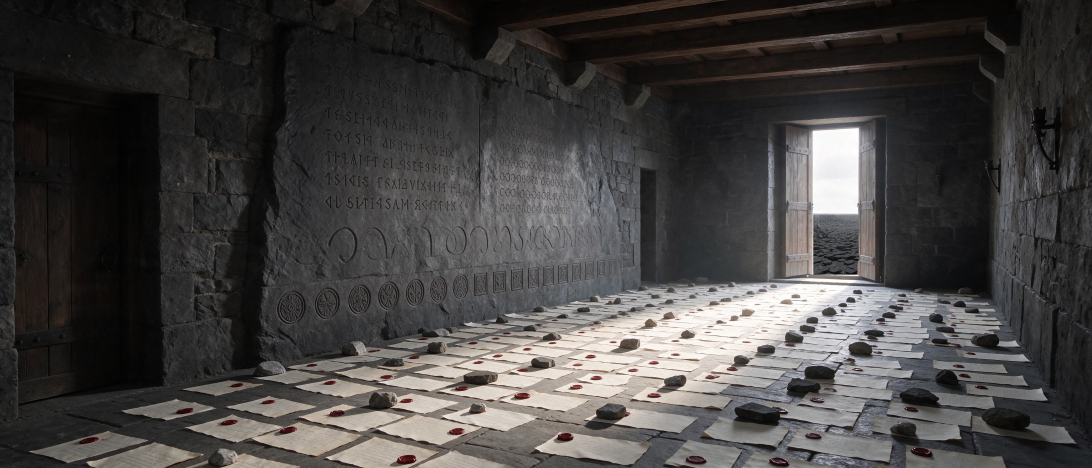
#> input picture ai-film/the-weight-of-heaven/refs/relit/ENV_E09_treaty-house-hall_plain.jpg, 3276 x 1404 px (shown at 1/3 size)
$ python plate_e09_lamp.py
#> lines starting #> are read from the running program, lines starting #| are printed output that depends on the picture
#!/usr/bin/env python3
"""The hall of the Treaty House with its shutters open and most of its floor in shadow: for the lamp. Nothing generated.

    /root/leonxlnx/earshot/.venv/bin/python tools/plate_e09_lamp.py   ->  refs/relit/ENV_E09_treaty-house-hall_lamp.jpg

In the approved reference the open shutters light the whole floor. The screenplay has Karst hold a lamp over the floor
after he has opened them, and the shot list has "paper takes the light and basalt does not": the papers are to be seen
by lamplight. The model takes its light from the reference (lesson 41), so the open hall is relit: the opening, its
leaves, the black plain outside and a pool of daylight on the floor in front of it are the reference's own (the copy
with the plain in its view, tools/plate_e09_plain.py); the rest of the room falls to the weak grey of the yard door,
as in the dark copy (tools/plate_e09_dark.py). Nothing is moved or repainted. No lamp is in the picture.
"""
import os
import numpy as np
from PIL import Image
from scipy import ndimage

HERE = os.path.dirname(os.path.dirname(os.path.abspath(__file__)))
P = lambda *a: os.path.join(HERE, *a)
LUMA = np.array([0.299, 0.587, 0.114], np.float32)


def main():
    a = np.asarray(Image.open(P('refs/relit/ENV_E09_treaty-house-hall_plain.jpg')).convert('RGB')).astype(np.float32) / 255
    H, W = a.shape[:2]; l = a @ LUMA
#> after `H, W = a.shape[:2]`: H = 1404; W = 3276
    refl = np.clip(a / (ndimage.gaussian_filter(l, 170)[..., None] + 0.06), 0, 2.6)       # the reference's own light taken out
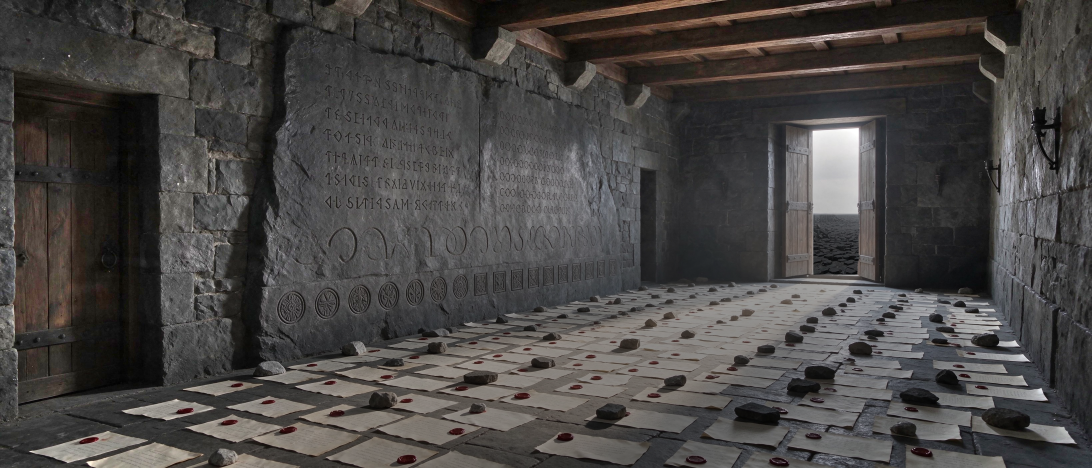
#> refl: shape (1404, 3276, 3) float32 (shown at 1/3 size); mean R, G, B 0.75, 0.723, 0.707; drawn with min black and max white
    yy, xx = np.mgrid[0:H, 0:W].astype(np.float32)
    amb = (0.17 * np.exp(-np.hypot(xx + 300, yy - 1650) / 1750.0) + 0.028)[..., None]      # weak grey from the yard door, behind the camera on the left
    dark = refl * amb * np.array([0.94, 0.98, 1.06], np.float32)
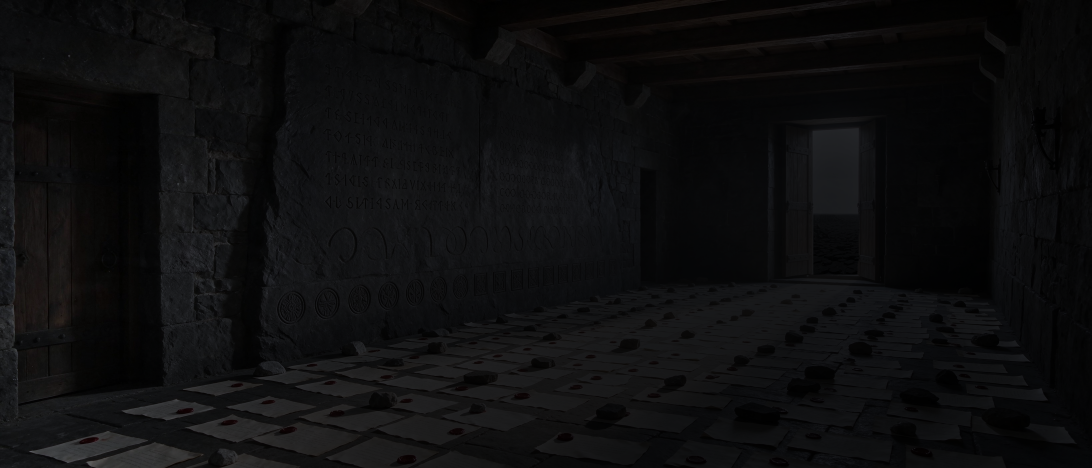
#> dark: shape (1404, 3276, 3) float32 (shown at 1/3 size); mean R, G, B 0.0566, 0.0568, 0.0597
    # daylight kept where the opening throws it: the opening itself, its leaves and wall, and a pool on the floor before it
    dx, dy = xx - 2490, yy - 640
    near = np.exp(-(np.hypot(dx / 1.0, dy / 1.25) / 330.0) ** 2)                            # the doorway and the wall round it
    fx, fy = xx - 2440, yy - 900
    floor = np.exp(-((fx / 520.0) ** 2 + (np.clip(fy, 0, None) / 200.0) ** 2)) * (yy > 836)  # the floor just inside it
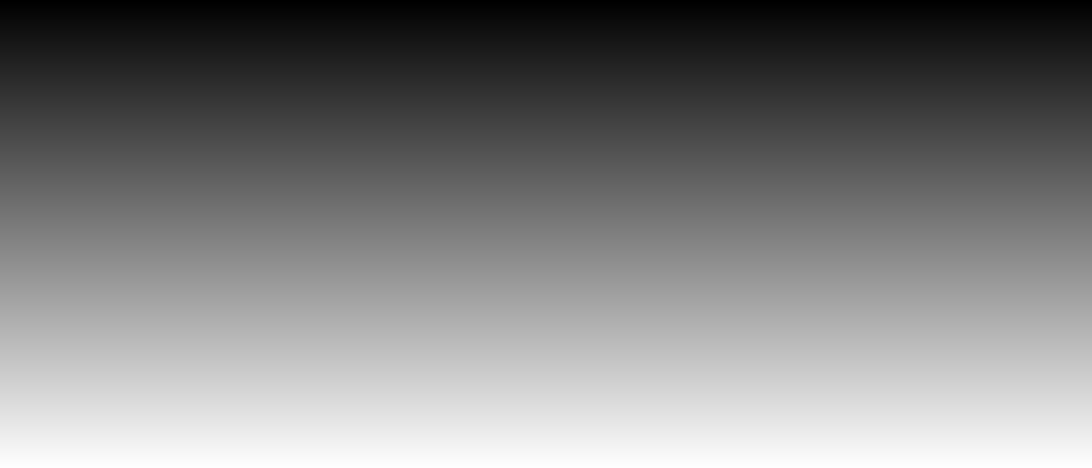
#> fy: shape (1404, 3276) float32 (shown at 1/3 size); min -900, max 503, mean -198.5; drawn with min black and max white
    m = np.clip(near + 0.9 * floor, 0, 1)[..., None]
    m = ndimage.gaussian_filter(m, (18, 18, 0))
    out = np.clip(dark * (1 - m) + a * m, 0, 1)
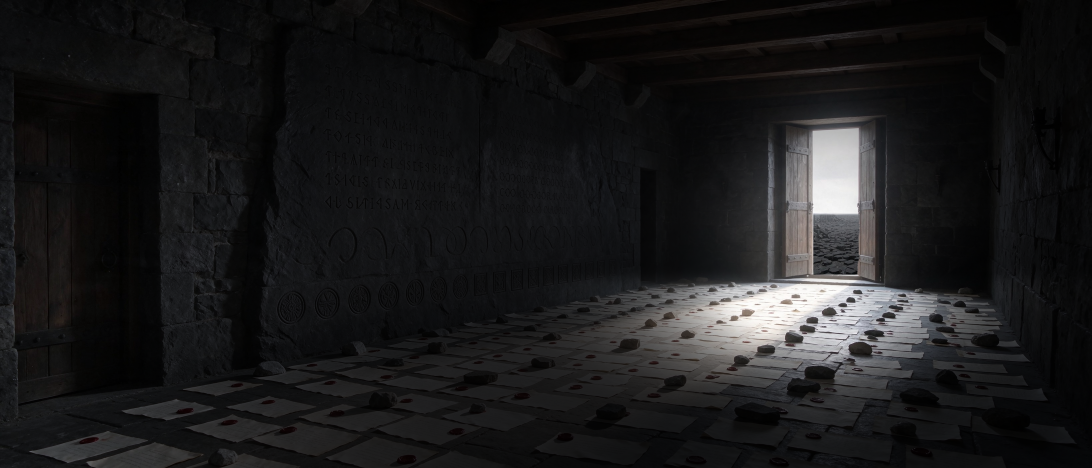
#> out: shape (1404, 3276, 3) float32 (shown at 1/3 size); mean R, G, B 0.108, 0.107, 0.11
    dst = P('refs/relit/ENV_E09_treaty-house-hall_lamp.jpg')
    Image.fromarray((out * 255 + 0.5).astype(np.uint8)).save(dst, quality=95)
    lo = out @ LUMA
    print('wrote', os.path.relpath(dst, HERE), '| mean level: treaty slab %.3f, near floor %.3f, floor before the opening %.3f, whole frame %.3f' % (
        lo[250:900, 900:1800].mean(), lo[1150:1380, 300:1500].mean(), lo[860:960, 2200:2700].mean(), lo.mean()))
#| wrote refs/relit/ENV_E09_treaty-house-hall_lamp.jpg | mean level: treaty slab 0.069, near floor 0.103, floor before the opening 0.788, whole frame 0.108


if __name__ == '__main__':
    main()
